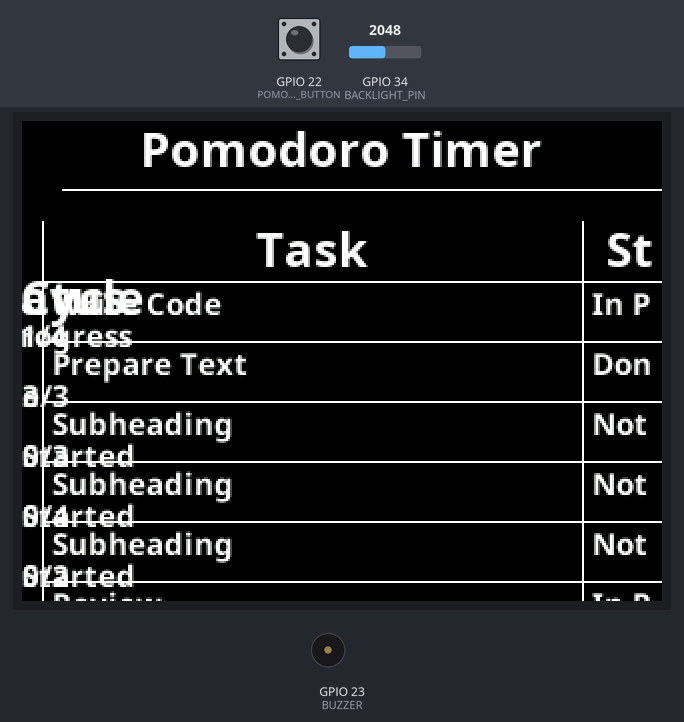
The sketch below on a simulated ESP32. On the bench: 320×240 colour display, buzzer (waves = sounding, pin HIGH). The inputs (shaded band) are chosen by the test bench; at power-on: GPIO 22 (POMODORO_ON_OFF_BUTTON) HIGH, GPIO 34 (BACKLIGHT_PIN) = 2048. Pins used as bus, display or sensor lines are not drawn; what the sketch prints to the serial monitor is not drawn.

Above: at 1.4 s.
1.5 s: GPIO 22 (POMODORO_ON_OFF_BUTTON) pulled LOW for 0.5 s
At 2.36 s:
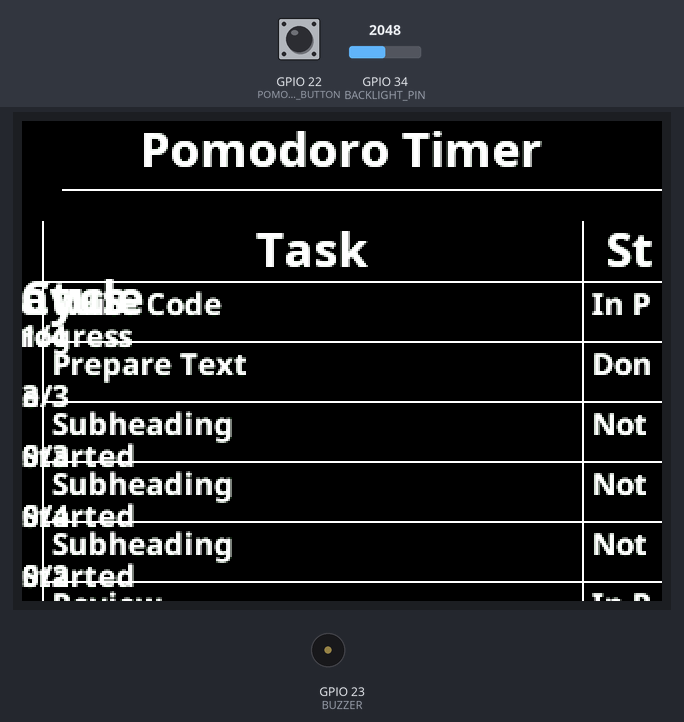
At 3.3 s:
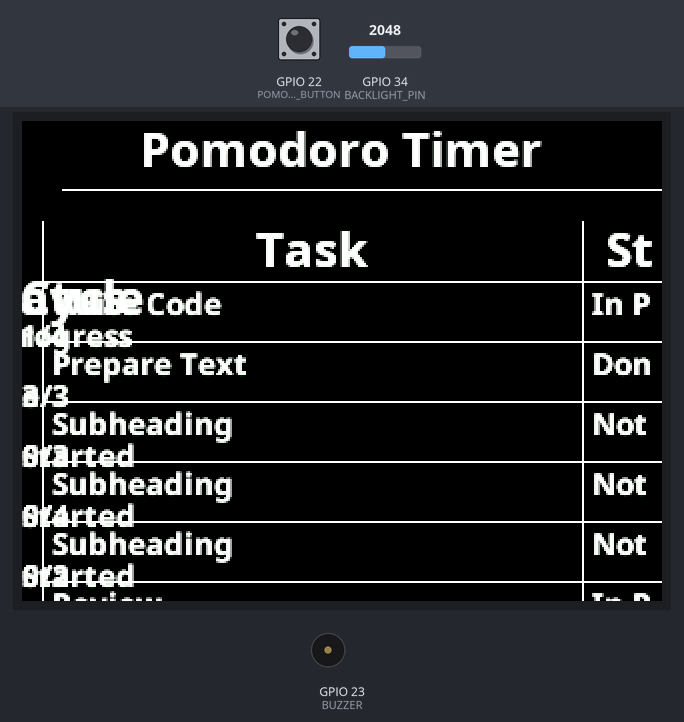
4.4 s: GPIO 22 (POMODORO_ON_OFF_BUTTON) pulled LOW for 1 s
At 5.83 s:
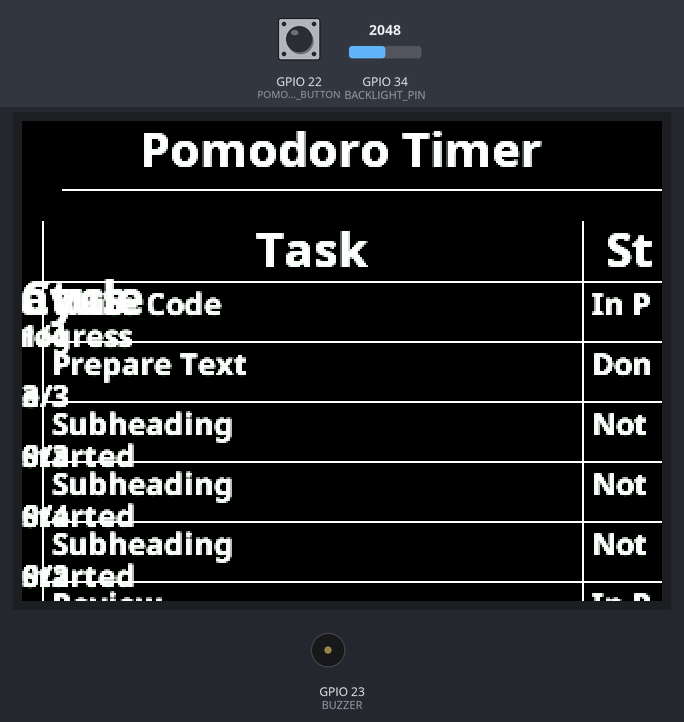
Timing chart, 0 to 7.4 s (numbered marks = the images above; inputs shaded):
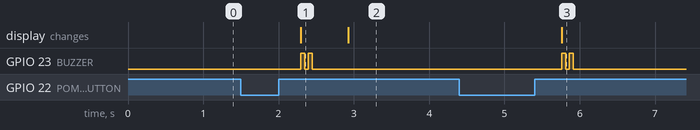

The sketch:

main.ino
```cpp
#include <SPI.h>
#include <TFT_eSPI.h>
TFT_eSPI tft = TFT_eSPI();

#define POMODORO_ON_OFF_BUTTON 22  // Pomodoro başlat/durdur butonu
#define CHANGE_MOD_BUTTON 18  // Mod değiştirme butonu
#define BUZZER 23
#define BACKLIGHT_PIN 34
#include "utils.h"

String title = "Pomodoro Timer";  // Varsayılan başlık
unsigned long lastButtonPress = 0;
bool isRunning = false;
bool isWorkSession = true;
int workTime = 2;
int breakTime = 1;
unsigned long remainingTime = workTime * 60 * 1000;  // çalışma süresi
int minutes = (remainingTime / 1000) / 60;
int previousMinute = 0;
char previousTimeStr[6];   // Önceki süreyi tutan string
unsigned long previousMillis = 0;
bool cont = true;


#include "NotoSansBold15.h"
#include "NotoSansBold24.h"
#define AA_FONT_SMALL NotoSansBold15
#define AA_FONT_LARGE NotoSansBold24


#include "pomodoro_mode.h"
#include "to_do_list_mode.h"

void setup() {
  Serial.begin(115200);
  pinMode(POMODORO_ON_OFF_BUTTON, INPUT_PULLUP);
  pinMode(BUZZER, OUTPUT);  // Buzzer pinini çıkış olarak ayarla
  // TFT ekran arka ışığı pinini çıkış olarak ayarla
  pinMode(TFT_BL, OUTPUT);

  // Potansiyometreyi okuma pinini giriş olarak ayarla
  pinMode(BACKLIGHT_PIN, INPUT);

  tft.begin();
  tft.setRotation(3);
  tft.invertDisplay(false);
  tft.fillScreen(TFT_BLACK);
  tft.setTextColor(TFT_WHITE, TFT_BLACK);

  //  drawScreen();
  showList();
  Serial.println("i1");
  showPomodoroTimer(true);
  Serial.println("i2");
  drawTable();
  Serial.println("i3");


}

void loop() {
  checkButtonPress();
  checkBL();

  if (isRunning) {
    unsigned long currentMillis = millis();
    if (currentMillis - previousMillis >= 1000) {
      previousMillis = currentMillis;
      if (remainingTime > 1000) {
        remainingTime -= 1000;
      } else {
        switchMode();
      }
      minutes = (remainingTime / 1000) / 60;
      Serial.print("remainingTime: ");
      Serial.println(remainingTime);
      Serial.print("previousMinute: ");
      Serial.println(previousMinute);
      Serial.print("minutes: ");
      Serial.println(minutes);
      if (previousMinute != minutes) {
        showPomodoroTimer(true);  // Sadece süreyi güncelle
        drawTable();
        previousMinute = minutes;
      }
    }
  }
}

void checkButtonPress() {
  static bool buttonState = HIGH;
  static bool lastButtonState = HIGH;
  static unsigned long pressStartTime = 0;

  buttonState = digitalRead(POMODORO_ON_OFF_BUTTON);

  if (buttonState == LOW && lastButtonState == HIGH) {
    pressStartTime = millis();
  }

  if (buttonState == HIGH && lastButtonState == LOW) {
    unsigned long pressDuration = millis() - pressStartTime;

    if (pressDuration >= 10) {
      isRunning = !isRunning;
      drawScreen();
      beepBuzzer(50, 50, 2);
    }
    showPomodoroTimer(true);  // Duraklama veya başlatmada ekranı güncelle
  }

  lastButtonState = buttonState;
}

void switchMode() {
  isWorkSession = !isWorkSession;
  isRunning = true;
  remainingTime = isWorkSession ? workTime * 60 * 1000 : breakTime * 60 * 1000;
  showList();
//  drawTable();
  showPomodoroTimer(true);
}

void drawScreen() {
  showList();

  showPomodoroTimer(false);
  drawTable();

}
```

pomodoro_mode.h
```cpp
// TO-DO: if isWorkSession kısmında daha inputlu fonksiyonel yap "Work Time: ", workTime/breakTime
void pomodoroParameters (String workSession, int sessionTime) {
  minutes = (remainingTime / 1000) / 60;
  int text_startPos_x = 5;
  int pomodoroTextWidth = tft.textWidth(workSession);
  int barPosition_x = text_startPos_x + pomodoroTextWidth;
  int xdk = barPosition_x + tft.textWidth(String(minutes)) + tft.textWidth(String(" "));
  int whiteBar_x = tft.textWidth(String(minutes)) + tft.textWidth(String(" ")) + tft.textWidth(String(" dk.")) + 4;
  Serial.println(whiteBar_x);
  int barWidth = map(minutes, 0, sessionTime, whiteBar_x, 366);
  tft.setCursor(text_startPos_x, 296);
  tft.fillRect(text_startPos_x, 296, pomodoroTextWidth, 20, TFT_BLACK);
  tft.print(workSession);

  tft.drawRect(barPosition_x, 290, 372, 24, TFT_WHITE);
  tft.fillRect(barPosition_x + 4, 293, 366, 18, TFT_BLACK);
  tft.fillRect(barPosition_x + 4, 293, barWidth, 18, TFT_WHITE);

  tft.setCursor(barPosition_x + 5, 296);
  tft.setTextColor(TFT_BLACK);
  tft.print(minutes);
  tft.setCursor(xdk, 296);
  tft.print(" dk.");
}

void showPomodoroTimer(bool forceUpdate) {
  tft.loadFont(AA_FONT_SMALL);
  char newTimeStr[3];
  snprintf(newTimeStr, sizeof(newTimeStr), "%02d", minutes);
  Serial.print("newTimeStr: ");
  Serial.println(newTimeStr);
  Serial.print("previousTimeStr: ");
  Serial.println(previousTimeStr);
  if (forceUpdate || strcmp(newTimeStr, previousTimeStr) != 0) {
    if (isWorkSession) {
      if (isRunning) {
        tft.setTextColor(TFT_GREEN);
      }
      else {
        tft.setTextColor(TFT_RED);
      }
      pomodoroParameters("Work Time: ", workTime);

    }
    else {
      tft.setTextColor(TFT_YELLOW);
      pomodoroParameters("Break Time: ", breakTime);
    }
    strcpy(previousTimeStr, newTimeStr);
  }
}
```

to_do_list_mode.h
```cpp
#define MAX_CHAR_TODO 30  // To-Do metni için max karakter
#define MAX_CHAR_STATUS 12  // Durum için max karakter
#define MAX_CHAR_CYCLE 5  // Döngü durumu için max karakter

struct Task {
  String name;
  String status;
  String cycle;
};

Task tasks[6] = {
  {"Write Code", "In Progress", "1/4"},
  {"Prepare Text", "Done", "3/3"},
  {"Subheading", "Not Started", "0/3"},
  {"Subheading", "Not Started", "0/4"},
  {"Subheading", "Not Started", "0/2"},
  {"Review", "In Progress", "2/5"}
};
void showList() {
  tft.loadFont(AA_FONT_LARGE);
  int textWidtTitle = tft.textWidth(title);
  int x1 = (tft.width() - textWidtTitle) / 2;
  tft.setCursor(x1, 5);
  tft.setTextColor(TFT_WHITE);
  tft.print(title);
  tft.drawLine(20, 34, 460, 34, TFT_WHITE);
}

void drawCenteredText(String text, int x, int width, int y) {
  int textWidth = tft.textWidth(text);
  int centerX = x + (width - textWidth) / 2;
  tft.setCursor(centerX, y + 5); // Yükseklik ayarlaması için +5
  tft.setTextColor(TFT_WHITE);
  tft.println(text);
}

void drawTextBox(int x, int y, int w, int h, String text, int maxChars) {
  tft.setTextColor(TFT_WHITE);
  tft.setCursor(x + 5, y + 5);

  int textLength = text.length();
  if (textLength <= maxChars) {
    tft.println(text);
  } else {
    int splitIndex = maxChars;
    while (splitIndex > 0 && text[splitIndex] != ' ') {
      splitIndex--;
    }
    if (splitIndex == 0) splitIndex = maxChars;
    tft.println(text.substring(0, splitIndex));
    tft.setCursor(x + 5, y + 20);
    tft.println(text.substring(splitIndex + 1));
  }
}
void drawTable() {
  int colWidths[3] = {270, 100, 80}; // Sütun genişlikleri
  int rowHeight = 30;
  int startX = 10;
  int startY = 50;

  // Sütun başlıkları
  tft.setTextColor(TFT_WHITE);
  tft.loadFont(AA_FONT_LARGE);
  drawCenteredText("Task", startX, colWidths[0], startY);
  drawCenteredText("Status", startX + colWidths[0], colWidths[1], startY);
  drawCenteredText("Cycle", startX + colWidths[0] + colWidths[1], colWidths[2], startY);

  // Çizgileri çiz
  tft.drawLine(startX, startY + rowHeight, startX + colWidths[0] + colWidths[1] + colWidths[2], startY + rowHeight, TFT_WHITE);
  tft.loadFont(AA_FONT_SMALL);

  for (int i = 0; i < 6; i++) {
    drawTextBox(startX, startY + (i + 1) * rowHeight, colWidths[0], rowHeight, tasks[i].name, MAX_CHAR_TODO);
    drawTextBox(startX + colWidths[0], startY + (i + 1) * rowHeight, colWidths[1], rowHeight, tasks[i].status, MAX_CHAR_STATUS);
    drawTextBox(startX + colWidths[0] + colWidths[1], startY + (i + 1) * rowHeight, colWidths[2], rowHeight, tasks[i].cycle, MAX_CHAR_CYCLE);

    // Satır çizgileri
    tft.drawLine(startX, startY + (i + 2) * rowHeight, startX + colWidths[0] + colWidths[1] + colWidths[2], startY + (i + 2) * rowHeight, TFT_WHITE);
  }
  tft.drawLine(10, startY, 10, startY + 7 * rowHeight, TFT_WHITE);
  tft.drawLine(280, startY, 280, startY + 7 * rowHeight, TFT_WHITE);
  tft.drawLine(380, startY, 380, startY + 7 * rowHeight, TFT_WHITE);
  tft.drawLine(460, startY, 460, startY + 7 * rowHeight, TFT_WHITE);
}
```

utils.h
```cpp
void beepBuzzer(int beepTime, int delayTime, int numBeeps) {
  for (int i = 0; i < numBeeps; i++) {
    digitalWrite(BUZZER, HIGH);
    delay(beepTime);
    digitalWrite(BUZZER, LOW);
    delay(delayTime);
  }
}

void checkBL() {
  int potValue = analogRead(BACKLIGHT_PIN);
  int pwmValue = map(potValue, 0, 4095, 0, 255);
  analogWrite(TFT_BL, pwmValue);
  delay(400);
}
```

Source omitted: toSansBold15.h (data table, 65732 bytes), oSansBold24.h (data table, 387360 bytes)

Measured:
- after the input at 1.5 s, GPIO 23 (BUZZER): alternates HIGH for 0.05 s and LOW for 0.05 s, 4 changes in all, then stays LOW, starting after 0.79 s; the display: changes after 0.79 s (image 1)
- after the input at 4.4 s, GPIO 23 (BUZZER): alternates HIGH for 0.05 s and LOW for 0.05 s, 4 changes in all, then stays LOW, starting after 1.4 s; the display: changes after 1.4 s (image 3)
